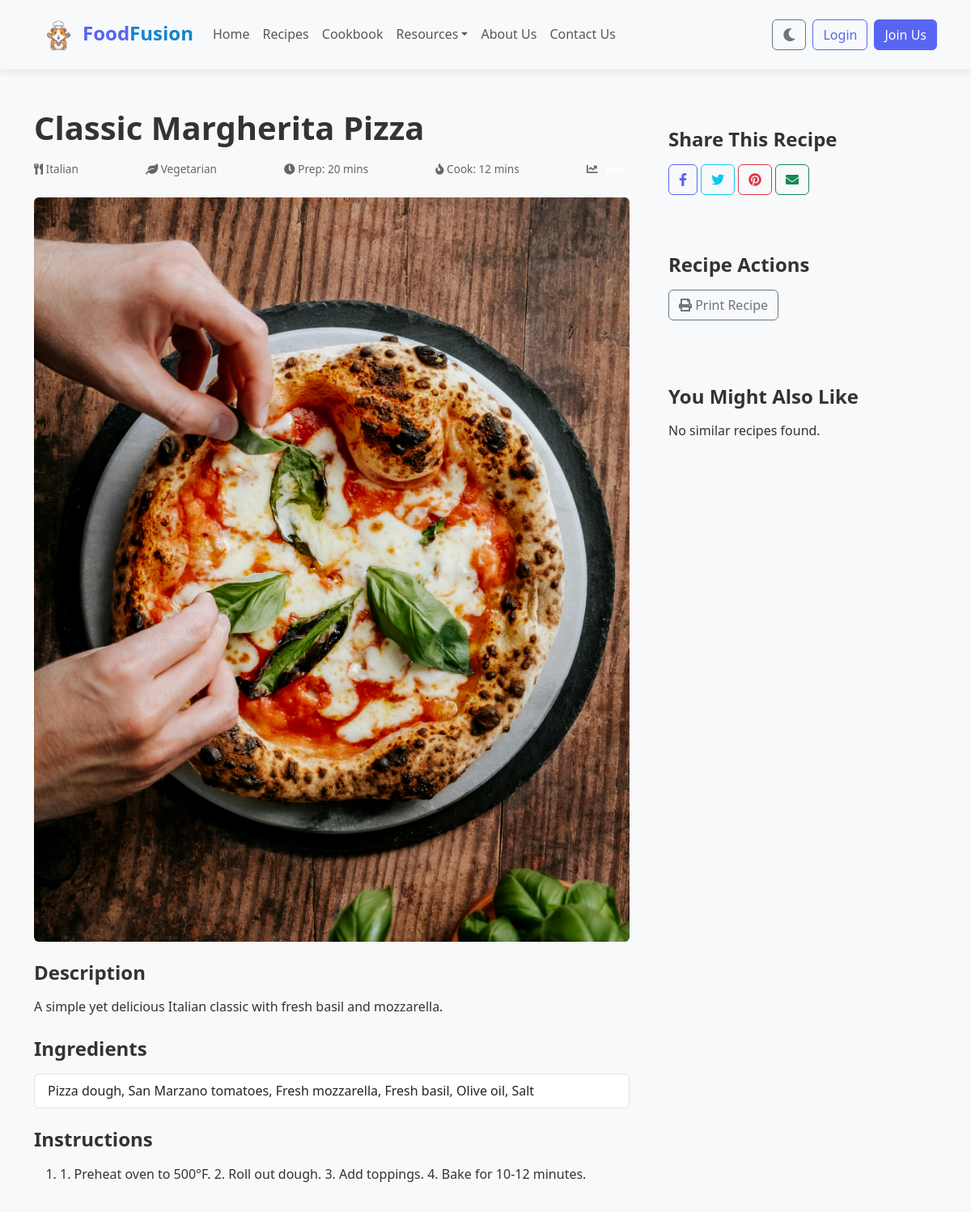
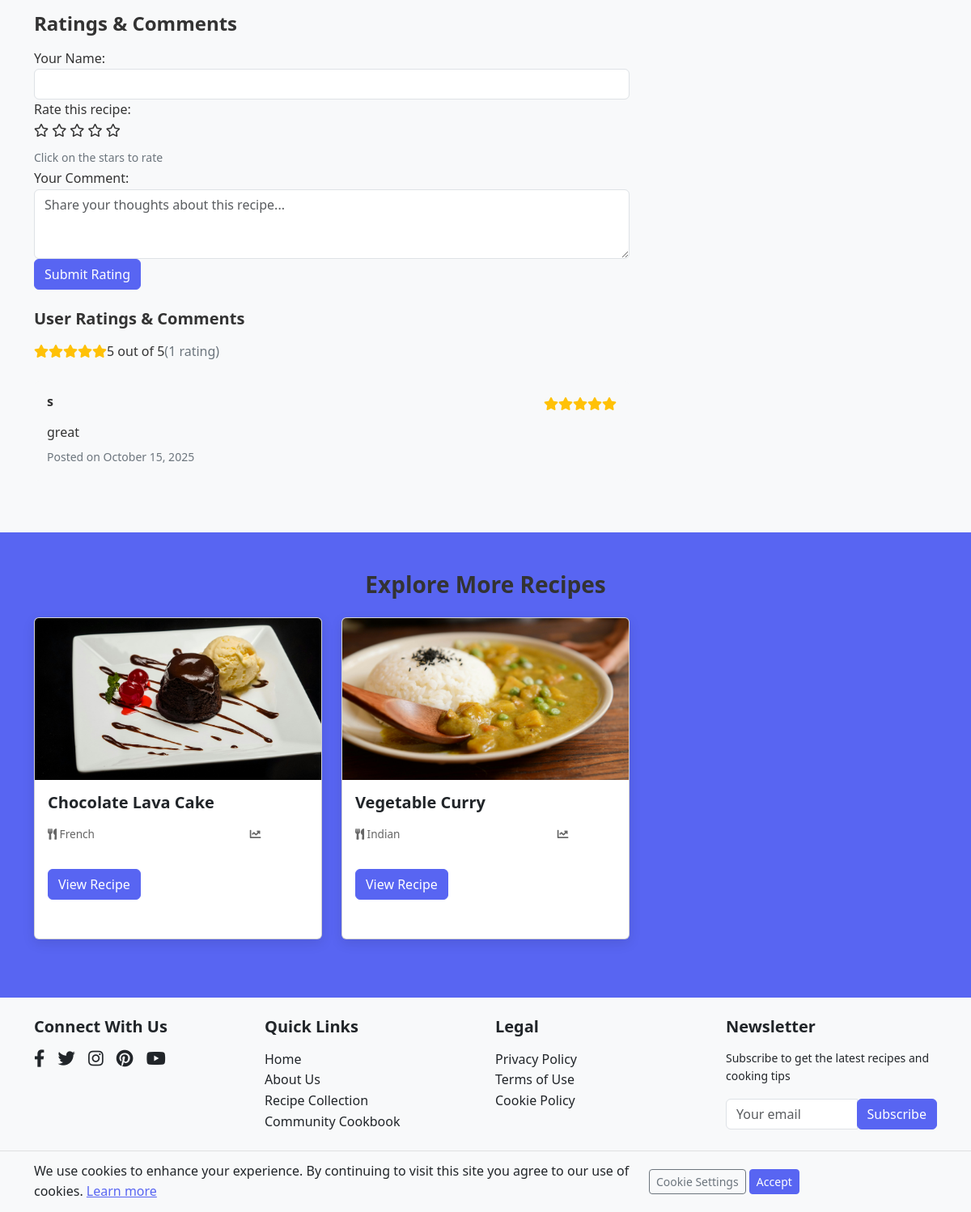
/recipe.php?id=1, run on the app's committed database (2 pictures, top to bottom).
### tables this page shows
CREATE TABLE `recipes` (
  `id` int(11) NOT NULL,
  `user_id` int(11) DEFAULT NULL,
  `title` varchar(100) NOT NULL,
  `is_community` tinyint(1) NOT NULL DEFAULT 1,
  `description` text NOT NULL,
  `ingredients` text NOT NULL,
  `instructions` text NOT NULL,
  `cuisine_type` varchar(50) NOT NULL,
  `dietary_pref` varchar(50) NOT NULL,
  `difficulty` varchar(20) NOT NULL,
  `prep_time` int(11) NOT NULL,
  `cook_time` int(11) NOT NULL,
  `image_path` varchar(255) DEFAULT NULL,
  `created_at` timestamp NOT NULL DEFAULT current_timestamp()
);

CREATE TABLE `recipe_ratings` (
  `id` int(11) NOT NULL,
  `recipe_id` int(11) NOT NULL,
  `user_id` int(11) DEFAULT NULL,
  `user_name` varchar(100) DEFAULT NULL,
  `rating` int(11) NOT NULL CHECK (`rating` >= 1 and `rating` <= 5),
  `comment` text DEFAULT NULL,
  `created_at` timestamp NOT NULL DEFAULT current_timestamp()
);

### recipe.php (the view, shortened to what this page needs)
<?php
require_once 'config/db.php';
include_once 'includes/header.php';
if (isset($_GET['id']) && !empty($_GET['id'])) {
    $recipe_id = $_GET['id'];
    $recipe_query = "SELECT * FROM recipes WHERE id = ?";
    $stmt = mysqli_prepare($conn, $recipe_query);
    mysqli_stmt_bind_param($stmt, "i", $recipe_id);
    mysqli_stmt_execute($stmt);
    $result = mysqli_stmt_get_result($stmt);
    if (mysqli_num_rows($result) > 0) {
        $recipe = mysqli_fetch_assoc($result);
    }
}
?>
<section class="recipe-detail py-5">
    <div class="container">
        <div class="row">
            <div class="col-lg-8">
                <h1><?php echo $recipe['title']; ?></h1>
                <div class="recipe-meta mb-4">
                    <span class="mr-3"><i class="fas fa-utensils"></i> <?php echo $recipe['cuisine_type']; ?></span>
                    <span class="mr-3"><i class="fas fa-leaf"></i> <?php echo $recipe['dietary_pref']; ?></span>
                    <span class="mr-3"><i class="fas fa-clock"></i> Prep: <?php echo $recipe['prep_time']; ?> mins</span>
                    <span class="mr-3"><i class="fas fa-fire"></i> Cook: <?php echo $recipe['cook_time']; ?> mins</span>
                    <span><i class="fas fa-chart-line"></i>
                        <span class="badge badge-<?php
                            echo $recipe['difficulty'] == 'Easy' ? 'success' :
                                ($recipe['difficulty'] == 'Medium' ? 'warning' : 'danger');
                        ?>">
                        </span>
                    </span>
                </div>
                <div class="recipe-image mb-4">
                    <img src="<?php echo $recipe['image_path']; ?>" alt="<?php echo $recipe['title']; ?>" class="img-fluid rounded">
                </div>
                <div class="recipe-description mb-4">
                    <h4>Description</h4>
                    <p><?php echo $recipe['description']; ?></p>
                </div>
                <div class="recipe-ingredients mb-4">
                    <h4>Ingredients</h4>
                    <ul class="list-group">
                        <?php
                        $ingredients = explode("\n", $recipe['ingredients']);
                        foreach ($ingredients as $ingredient) {
                            if (!empty(trim($ingredient))) {
                                echo '<li class="list-group-item">' . $ingredient . '</li>';
                            }
                        }
                        ?>
                    </ul>
                </div>
                <div class="recipe-instructions">
                    <h4>Instructions</h4>
                    <ol class="instruction-list">
                        <?php
                        $instructions = explode("\n", $recipe['instructions']);
                        foreach ($instructions as $instruction) {
                            if (!empty(trim($instruction))) {
                                echo '<li class="mb-3">' . $instruction . '</li>';
                            }
                        }
                        ?>
                    </ol>
                </div>
                <div class="recipe-rating-comments mt-5">
                    <h4>Ratings & Comments</h4>
                    <div class="rating-form mb-4">
                        <form action="rate_recipe.php" method="post">
                            <div class="form-group">
                                <label for="user_name">Your Name:</label>
                                <input type="text" class="form-control" id="user_name" name="user_name"
                                       value="<?php echo isset($_SESSION['user_id']) ? $_SESSION['first_name'] . ' ' . $_SESSION['last_name'] : ''; ?>"
                                       required>
                            </div>
                            <div class="form-group">
                                <label>Rate this recipe:</label>
                                <div class="rating-stars mb-2">
                                    <i class="far fa-star" data-value="1"></i>
                                    <i class="far fa-star" data-value="2"></i>
                                    <i class="far fa-star" data-value="3"></i>
                                    <i class="far fa-star" data-value="4"></i>
                                    <i class="far fa-star" data-value="5"></i>
                                </div>
                                <small class="text-muted">Click on the stars to rate</small>
                            </div>
                            <div class="form-group">
                                <label for="comment">Your Comment:</label>
                                <textarea class="form-control" id="comment" name="comment" rows="3"
                                          placeholder="Share your thoughts about this recipe..." required></textarea>
                            </div>
                            <button type="submit" class="btn btn-primary">Submit Rating</button>
                        </form>
                    </div>
                    <div class="comments-section">
                        <?php
                        $avg_rating_query = "SELECT AVG(rating) as avg_rating, COUNT(*) as total_ratings FROM recipe_ratings WHERE recipe_id = ?";
                        $stmt = mysqli_prepare($conn, $avg_rating_query);
                        mysqli_stmt_bind_param($stmt, "i", $recipe_id);
                        mysqli_stmt_execute($stmt);
                        $avg_result = mysqli_stmt_get_result($stmt);
                        $avg_data = mysqli_fetch_assoc($avg_result);
                        $avg_rating = round($avg_data['avg_rating'], 1);
                        $total_ratings = $avg_data['total_ratings'];
                        ?>
                        <div class="rating-summary mb-4">
                            <h5>User Ratings & Comments</h5>
                            <?php if ($total_ratings > 0): ?>
                                <div class="d-flex align-items-center mb-3">
                                    <div class="rating-display mr-3">
                                        <?php
                                        for ($i = 1; $i <= 5; $i++) {
                                            if ($i <= $avg_rating) {
                                                echo '<i class="fas fa-star text-warning"></i>';
                                            } elseif ($i - 0.5 <= $avg_rating) {
                                                echo '<i class="fas fa-star-half-alt text-warning"></i>';
                                            } else {
                                                echo '<i class="far fa-star text-warning"></i>';
                                            }
                                        }
                                        ?>
                                    </div>
                                    <span class="h6 mb-0"><?php echo $avg_rating; ?> out of 5</span>
                                    <span class="text-muted ml-2">(<?php echo $total_ratings; ?> rating<?php echo $total_ratings != 1 ? 's' : ''; ?>)</span>
                                </div>
                            <?php else: ?>
                                <p class="text-muted">No ratings yet. Be the first to rate this recipe!</p>
                            <?php endif; ?>
                        </div>
                        <div class="comment-list">
                            <?php
                            $comments_query = "SELECT user_name, rating, comment, created_at FROM recipe_ratings
                                             WHERE recipe_id = ? AND comment IS NOT NULL AND comment != ''
                                             ORDER BY created_at DESC";
                            $stmt = mysqli_prepare($conn, $comments_query);
                            mysqli_stmt_bind_param($stmt, "i", $recipe_id);
                            mysqli_stmt_execute($stmt);
                            $comments_result = mysqli_stmt_get_result($stmt);
                            if (mysqli_num_rows($comments_result) > 0) {
                                while ($comment = mysqli_fetch_assoc($comments_result)) {
                            ?>
                                <div class="comment-item p-3 mb-3 bg-light rounded">
                                    <div class="d-flex justify-content-between">
                                        <h6><?php echo htmlspecialchars($comment['user_name']); ?></h6>
                                        <div class="rating-display">
                                            <?php
                                            for ($i = 1; $i <= 5; $i++) {
                                                if ($i <= $comment['rating']) {
                                                    echo '<i class="fas fa-star text-warning"></i>';
                                                } else {
                                                    echo '<i class="far fa-star text-warning"></i>';
                                                }
                                            }
                                            ?>
                                        </div>
                                    </div>
                                    <p class="mb-1"><?php echo htmlspecialchars($comment['comment']); ?></p>
                                    <small class="text-muted">Posted on <?php echo date('F j, Y', strtotime($comment['created_at'])); ?></small>
                                </div>
                            <?php
                                }
                            } else {
                                echo '<p class="text-muted">No comments yet. Be the first to share your thoughts!</p>';
                            }
                            ?>
                        </div>
                    </div>
                </div>
            </div>
            <div class="col-lg-4">
                <div class="recipe-sharing p-4 rounded mb-4">
                    <h4>Share This Recipe</h4>
                    <div class="social-sharing mt-3">
                        <a href="#" class="btn btn-outline-primary mr-2"><i class="fab fa-facebook-f"></i></a>
                        <a href="#" class="btn btn-outline-info mr-2"><i class="fab fa-twitter"></i></a>
                        <a href="#" class="btn btn-outline-danger mr-2"><i class="fab fa-pinterest"></i></a>
                        <a href="#" class="btn btn-outline-success"><i class="fas fa-envelope"></i></a>
                    </div>
                </div>
                <div class="recipe-actions p-4 rounded mb-4">
                    <h4>Recipe Actions</h4>
                    <div class="action-buttons mt-3">
                        <a href="#" class="btn btn-outline-secondary btn-block mb-2" onclick="window.print()"><i class="fas fa-print"></i> Print Recipe</a>
                    </div>
                </div>
                <div class="similar-recipes p-4 rounded">
                    <h4>You Might Also Like</h4>
                    <?php
                    $similar_query = "SELECT id, title, image_path FROM recipes
                                     WHERE cuisine_type = ? AND id != ?
                                     ORDER BY RAND() LIMIT 3";
                    $stmt = mysqli_prepare($conn, $similar_query);
                    mysqli_stmt_bind_param($stmt, "si", $recipe['cuisine_type'], $recipe_id);
                    mysqli_stmt_execute($stmt);
                    $similar_result = mysqli_stmt_get_result($stmt);
                    if (mysqli_num_rows($similar_result) > 0) {
                        while ($similar = mysqli_fetch_assoc($similar_result)) {
                    ?>
                        <div class="similar-recipe-item d-flex align-items-center mt-3">
                            <img src="<?php echo $similar['image_path']; ?>" alt="<?php echo $similar['title']; ?>" class="img-fluid rounded mr-3" style="width: 80px; height: 60px; object-fit: cover;">
                            <a href="recipe.php?id=<?php echo $similar['id']; ?>"><?php echo $similar['title']; ?></a>
                        </div>
                    <?php
                        }
                    } else {
                        echo '<p class="mt-3">No similar recipes found.</p>';
                    }
                    ?>
                </div>
            </div>
        </div>
    </div>
</section>
<section class="more-recipes bg-primary py-5">
    <div class="container">
        <h3 class="text-center mb-4">Explore More Recipes</h3>
        <div class="row">
            <?php
            $random_query = "SELECT id, title, image_path, cuisine_type, difficulty FROM recipes
                           WHERE id != ? ORDER BY RAND() LIMIT 3";
            $stmt = mysqli_prepare($conn, $random_query);
            mysqli_stmt_bind_param($stmt, "i", $recipe_id);
            mysqli_stmt_execute($stmt);
            $random_result = mysqli_stmt_get_result($stmt);
            if (mysqli_num_rows($random_result) > 0) {
                while ($random = mysqli_fetch_assoc($random_result)) {
            ?>
                <div class="col-md-4 mb-4">
                    <div class="card recipe-card h-100">
                        <img src="<?php echo $random['image_path']; ?>" class="card-img-top" alt="<?php echo $random['title']; ?>">
                        <div class="card-body">
                            <h5 class="card-title"><?php echo $random['title']; ?></h5>
                            <div class="recipe-meta">
                                <span><i class="fas fa-utensils"></i> <?php echo $random['cuisine_type']; ?></span>
                                <span><i class="fas fa-chart-line"></i>
                                    <span class="badge badge-<?php
                                        echo $random['difficulty'] == 'Easy' ? 'success' :
                                            ($random['difficulty'] == 'Medium' ? 'warning' : 'danger');
                                    ?>">
                                    </span>
                                </span>
                            </div>
                            <a href="recipe.php?id=<?php echo $random['id']; ?>" class="btn btn-primary mt-3">View Recipe</a>
                        </div>
                    </div>
                </div>
            <?php
                }
            }
            ?>
        </div>
    </div>
</section>
<?php
include_once 'includes/footer.php';
?>

### data on the page
recipes: title "Classic Margherita Pizza", cuisine_type "Italian", dietary_pref "Vegetarian", prep_time "20", cook_time "12", image_path (picture), description "A simple yet delicious Italian classic with fresh basil and mozzarella.", ingredients "Pizza dough, San Marzano tomatoes, Fresh mozzarella, Fresh basil, Olive oil, Salt", instructions "1. Preheat oven to 500°F. 2. Roll out dough. 3. Add toppings. 4. Bake for 10-12 minutes."
recipe_ratings: user_name "s", rating 5 (drawn), comment "great", created_at "October 15, 2025"
recipes: image_path (picture), title "Chocolate Lava Cake", cuisine_type "French"
recipes: image_path (picture), title "Vegetable Curry", cuisine_type "Indian"

### other printed values
$avg_rating "5"
$total_ratings "1"
